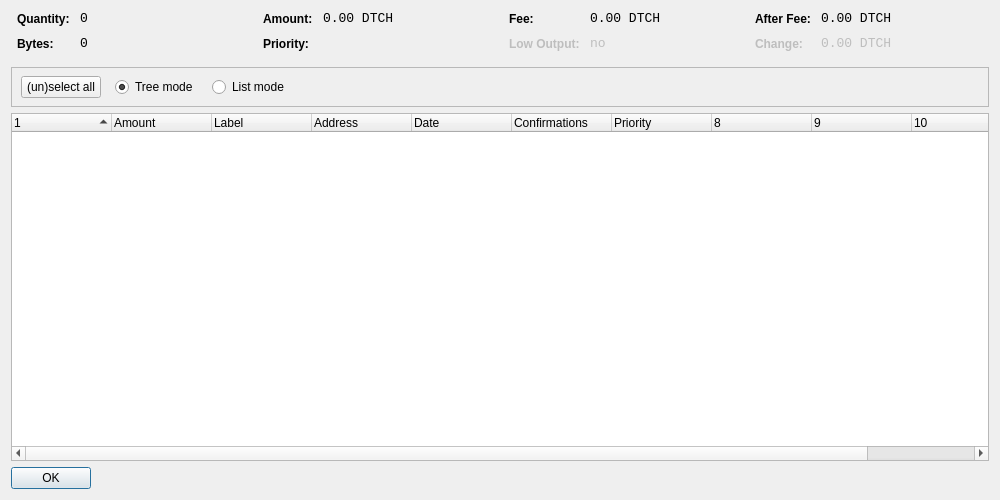
<?xml version="1.0" encoding="UTF-8"?>
<ui version="4.0">
 <class>CoinControlDialog</class>
 <widget class="QDialog" name="CoinControlDialog">
  <property name="geometry">
   <rect>
    <x>0</x>
    <y>0</y>
    <width>1000</width>
    <height>500</height>
   </rect>
  </property>
  <property name="windowTitle">
   <string>Coin Control</string>
  </property>
  <layout class="QVBoxLayout" name="verticalLayout">
   <item>
    <layout class="QHBoxLayout" name="horizontalLayoutTop" stretch="0,0,0,0">
     <property name="topMargin">
      <number>0</number>
     </property>
     <property name="bottomMargin">
      <number>10</number>
     </property>
     <item>
      <layout class="QFormLayout" name="formLayoutCoinControl1">
       <property name="horizontalSpacing">
        <number>10</number>
       </property>
       <property name="verticalSpacing">
        <number>10</number>
       </property>
       <property name="leftMargin">
        <number>6</number>
       </property>
       <property name="rightMargin">
        <number>6</number>
       </property>
       <item row="0" column="0">
        <widget class="QLabel" name="labelCoinControlQuantityText">
         <property name="styleSheet">
          <string notr="true">font-weight:bold;</string>
         </property>
         <property name="text">
          <string>Quantity:</string>
         </property>
        </widget>
       </item>
       <item row="0" column="1">
        <widget class="QLabel" name="labelCoinControlQuantity">
         <property name="font">
          <font>
           <family>Monospace</family>
           <pointsize>10</pointsize>
          </font>
         </property>
         <property name="cursor">
          <cursorShape>IBeamCursor</cursorShape>
         </property>
         <property name="contextMenuPolicy">
          <enum>Qt::ActionsContextMenu</enum>
         </property>
         <property name="text">
          <string notr="true">0</string>
         </property>
         <property name="textInteractionFlags">
          <set>Qt::LinksAccessibleByMouse|Qt::TextSelectableByKeyboard|Qt::TextSelectableByMouse</set>
         </property>
        </widget>
       </item>
       <item row="1" column="0">
        <widget class="QLabel" name="labelCoinControlBytesText">
         <property name="styleSheet">
          <string notr="true">font-weight:bold;</string>
         </property>
         <property name="text">
          <string>Bytes:</string>
         </property>
        </widget>
       </item>
       <item row="1" column="1">
        <widget class="QLabel" name="labelCoinControlBytes">
         <property name="font">
          <font>
           <family>Monospace</family>
           <pointsize>10</pointsize>
          </font>
         </property>
         <property name="cursor">
          <cursorShape>IBeamCursor</cursorShape>
         </property>
         <property name="contextMenuPolicy">
          <enum>Qt::ActionsContextMenu</enum>
         </property>
         <property name="text">
          <string notr="true">0</string>
         </property>
         <property name="textInteractionFlags">
          <set>Qt::LinksAccessibleByMouse|Qt::TextSelectableByKeyboard|Qt::TextSelectableByMouse</set>
         </property>
        </widget>
       </item>
      </layout>
     </item>
     <item>
      <layout class="QFormLayout" name="formLayoutCoinControl2">
       <property name="horizontalSpacing">
        <number>10</number>
       </property>
       <property name="verticalSpacing">
        <number>10</number>
       </property>
       <property name="leftMargin">
        <number>6</number>
       </property>
       <property name="rightMargin">
        <number>6</number>
       </property>
       <item row="0" column="0">
        <widget class="QLabel" name="labelCoinControlAmountText">
         <property name="styleSheet">
          <string notr="true">font-weight:bold;</string>
         </property>
         <property name="text">
          <string>Amount:</string>
         </property>
        </widget>
       </item>
       <item row="0" column="1">
        <widget class="QLabel" name="labelCoinControlAmount">
         <property name="font">
          <font>
           <family>Monospace</family>
           <pointsize>10</pointsize>
          </font>
         </property>
         <property name="cursor">
          <cursorShape>IBeamCursor</cursorShape>
         </property>
         <property name="contextMenuPolicy">
          <enum>Qt::ActionsContextMenu</enum>
         </property>
         <property name="text">
          <string notr="true">0.00 DTCH</string>
         </property>
         <property name="textInteractionFlags">
          <set>Qt::LinksAccessibleByMouse|Qt::TextSelectableByKeyboard|Qt::TextSelectableByMouse</set>
         </property>
        </widget>
       </item>
       <item row="1" column="0">
        <widget class="QLabel" name="labelCoinControlPriorityText">
         <property name="styleSheet">
          <string notr="true">font-weight:bold;</string>
         </property>
         <property name="text">
          <string>Priority:</string>
         </property>
        </widget>
       </item>
       <item row="1" column="1">
        <widget class="QLabel" name="labelCoinControlPriority">
         <property name="font">
          <font>
           <family>Monospace</family>
           <pointsize>10</pointsize>
          </font>
         </property>
         <property name="cursor">
          <cursorShape>IBeamCursor</cursorShape>
         </property>
         <property name="contextMenuPolicy">
          <enum>Qt::ActionsContextMenu</enum>
         </property>
         <property name="text">
          <string/>
         </property>
         <property name="textInteractionFlags">
          <set>Qt::LinksAccessibleByMouse|Qt::TextSelectableByKeyboard|Qt::TextSelectableByMouse</set>
         </property>
        </widget>
       </item>
      </layout>
     </item>
     <item>
      <layout class="QFormLayout" name="formLayoutCoinControl3">
       <property name="horizontalSpacing">
        <number>10</number>
       </property>
       <property name="verticalSpacing">
        <number>10</number>
       </property>
       <property name="leftMargin">
        <number>6</number>
       </property>
       <property name="rightMargin">
        <number>6</number>
       </property>
       <item row="0" column="0">
        <widget class="QLabel" name="labelCoinControlFeeText">
         <property name="styleSheet">
          <string notr="true">font-weight:bold;</string>
         </property>
         <property name="text">
          <string>Fee:</string>
         </property>
        </widget>
       </item>
       <item row="0" column="1">
        <widget class="QLabel" name="labelCoinControlFee">
         <property name="font">
          <font>
           <family>Monospace</family>
           <pointsize>10</pointsize>
          </font>
         </property>
         <property name="cursor">
          <cursorShape>IBeamCursor</cursorShape>
         </property>
         <property name="contextMenuPolicy">
          <enum>Qt::ActionsContextMenu</enum>
         </property>
         <property name="text">
          <string notr="true">0.00 DTCH</string>
         </property>
         <property name="textInteractionFlags">
          <set>Qt::LinksAccessibleByMouse|Qt::TextSelectableByKeyboard|Qt::TextSelectableByMouse</set>
         </property>
        </widget>
       </item>
       <item row="1" column="0">
        <widget class="QLabel" name="labelCoinControlLowOutputText">
         <property name="enabled">
          <bool>false</bool>
         </property>
         <property name="styleSheet">
          <string notr="true">font-weight:bold;</string>
         </property>
         <property name="text">
          <string>Low Output:</string>
         </property>
        </widget>
       </item>
       <item row="1" column="1">
        <widget class="QLabel" name="labelCoinControlLowOutput">
         <property name="enabled">
          <bool>false</bool>
         </property>
         <property name="font">
          <font>
           <family>Monospace</family>
           <pointsize>10</pointsize>
          </font>
         </property>
         <property name="cursor">
          <cursorShape>IBeamCursor</cursorShape>
         </property>
         <property name="contextMenuPolicy">
          <enum>Qt::ActionsContextMenu</enum>
         </property>
         <property name="text">
          <string notr="true">no</string>
         </property>
         <property name="textInteractionFlags">
          <set>Qt::LinksAccessibleByMouse|Qt::TextSelectableByKeyboard|Qt::TextSelectableByMouse</set>
         </property>
        </widget>
       </item>
      </layout>
     </item>
     <item>
      <layout class="QFormLayout" name="formLayoutCoinControl4">
       <property name="horizontalSpacing">
        <number>10</number>
       </property>
       <property name="verticalSpacing">
        <number>10</number>
       </property>
       <property name="leftMargin">
        <number>6</number>
       </property>
       <property name="rightMargin">
        <number>6</number>
       </property>
       <item row="0" column="0">
        <widget class="QLabel" name="labelCoinControlAfterFeeText">
         <property name="styleSheet">
          <string notr="true">font-weight:bold;</string>
         </property>
         <property name="text">
          <string>After Fee:</string>
         </property>
        </widget>
       </item>
       <item row="0" column="1">
        <widget class="QLabel" name="labelCoinControlAfterFee">
         <property name="font">
          <font>
           <family>Monospace</family>
           <pointsize>10</pointsize>
          </font>
         </property>
         <property name="cursor">
          <cursorShape>IBeamCursor</cursorShape>
         </property>
         <property name="contextMenuPolicy">
          <enum>Qt::ActionsContextMenu</enum>
         </property>
         <property name="text">
          <string notr="true">0.00 DTCH</string>
         </property>
         <property name="textInteractionFlags">
          <set>Qt::LinksAccessibleByMouse|Qt::TextSelectableByKeyboard|Qt::TextSelectableByMouse</set>
         </property>
        </widget>
       </item>
       <item row="1" column="0">
        <widget class="QLabel" name="labelCoinControlChangeText">
         <property name="enabled">
          <bool>false</bool>
         </property>
         <property name="styleSheet">
          <string notr="true">font-weight:bold;</string>
         </property>
         <property name="text">
          <string>Change:</string>
         </property>
        </widget>
       </item>
       <item row="1" column="1">
        <widget class="QLabel" name="labelCoinControlChange">
         <property name="enabled">
          <bool>false</bool>
         </property>
         <property name="font">
          <font>
           <family>Monospace</family>
           <pointsize>10</pointsize>
          </font>
         </property>
         <property name="cursor">
          <cursorShape>IBeamCursor</cursorShape>
         </property>
         <property name="contextMenuPolicy">
          <enum>Qt::ActionsContextMenu</enum>
         </property>
         <property name="text">
          <string notr="true">0.00 DTCH</string>
         </property>
         <property name="textInteractionFlags">
          <set>Qt::LinksAccessibleByMouse|Qt::TextSelectableByKeyboard|Qt::TextSelectableByMouse</set>
         </property>
        </widget>
       </item>
      </layout>
     </item>
    </layout>
   </item>
   <item>
    <widget class="QFrame" name="frame">
     <property name="minimumSize">
      <size>
       <width>0</width>
       <height>40</height>
      </size>
     </property>
     <property name="frameShape">
      <enum>QFrame::StyledPanel</enum>
     </property>
     <property name="frameShadow">
      <enum>QFrame::Sunken</enum>
     </property>
     <widget class="QWidget" name="horizontalLayoutWidget">
      <property name="geometry">
       <rect>
        <x>10</x>
        <y>0</y>
        <width>781</width>
        <height>41</height>
       </rect>
      </property>
      <layout class="QHBoxLayout" name="horizontalLayoutPanel" stretch="0,0,0,0,0">
       <property name="spacing">
        <number>14</number>
       </property>
       <item>
        <widget class="QPushButton" name="pushButtonSelectAll">
         <property name="sizePolicy">
          <sizepolicy hsizetype="Maximum" vsizetype="Fixed">
           <horstretch>0</horstretch>
           <verstretch>0</verstretch>
          </sizepolicy>
         </property>
         <property name="text">
          <string>(un)select all</string>
         </property>
        </widget>
       </item>
       <item>
        <widget class="QRadioButton" name="radioTreeMode">
         <property name="sizePolicy">
          <sizepolicy hsizetype="Maximum" vsizetype="Fixed">
           <horstretch>0</horstretch>
           <verstretch>0</verstretch>
          </sizepolicy>
         </property>
         <property name="text">
          <string>Tree mode</string>
         </property>
         <property name="checked">
          <bool>true</bool>
         </property>
        </widget>
       </item>
       <item>
        <widget class="QRadioButton" name="radioListMode">
         <property name="sizePolicy">
          <sizepolicy hsizetype="Maximum" vsizetype="Fixed">
           <horstretch>0</horstretch>
           <verstretch>0</verstretch>
          </sizepolicy>
         </property>
         <property name="text">
          <string>List mode</string>
         </property>
        </widget>
       </item>
       <item>
        <spacer name="horizontalSpacer">
         <property name="orientation">
          <enum>Qt::Horizontal</enum>
         </property>
         <property name="sizeHint" stdset="0">
          <size>
           <width>40</width>
           <height>20</height>
          </size>
         </property>
        </spacer>
       </item>
      </layout>
     </widget>
    </widget>
   </item>
   <item>
    <widget class="CoinControlTreeWidget" name="treeWidget">
     <property name="contextMenuPolicy">
      <enum>Qt::CustomContextMenu</enum>
     </property>
     <property name="sortingEnabled">
      <bool>false</bool>
     </property>
     <property name="columnCount">
      <number>11</number>
     </property>
     <attribute name="headerShowSortIndicator" stdset="0">
      <bool>true</bool>
     </attribute>
     <attribute name="headerStretchLastSection">
      <bool>false</bool>
     </attribute>
     <column>
      <property name="text">
       <string/>
      </property>
     </column>
     <column>
      <property name="text">
       <string>Amount</string>
      </property>
     </column>
     <column>
      <property name="text">
       <string>Label</string>
      </property>
     </column>
     <column>
      <property name="text">
       <string>Address</string>
      </property>
     </column>
     <column>
      <property name="text">
       <string>Date</string>
      </property>
     </column>
     <column>
      <property name="text">
       <string>Confirmations</string>
      </property>
      <property name="toolTip">
       <string>Confirmed</string>
      </property>
     </column>
     <column>
      <property name="text">
       <string>Priority</string>
      </property>
     </column>
     <column>
      <property name="text">
       <string/>
      </property>
     </column>
     <column>
      <property name="text">
       <string/>
      </property>
     </column>
     <column>
      <property name="text">
       <string/>
      </property>
     </column>
     <column>
      <property name="text">
       <string/>
      </property>
     </column>
    </widget>
   </item>
   <item>
    <widget class="QDialogButtonBox" name="buttonBox">
     <property name="sizePolicy">
      <sizepolicy hsizetype="Maximum" vsizetype="Fixed">
       <horstretch>0</horstretch>
       <verstretch>0</verstretch>
      </sizepolicy>
     </property>
     <property name="orientation">
      <enum>Qt::Horizontal</enum>
     </property>
     <property name="standardButtons">
      <set>QDialogButtonBox::Ok</set>
     </property>
    </widget>
   </item>
  </layout>
 </widget>
 <customwidgets>
  <customwidget>
   <class>CoinControlTreeWidget</class>
   <extends>QTreeWidget</extends>
   <header>coincontroltreewidget.h</header>
  </customwidget>
 </customwidgets>
 <resources/>
 <connections/>
</ui>
